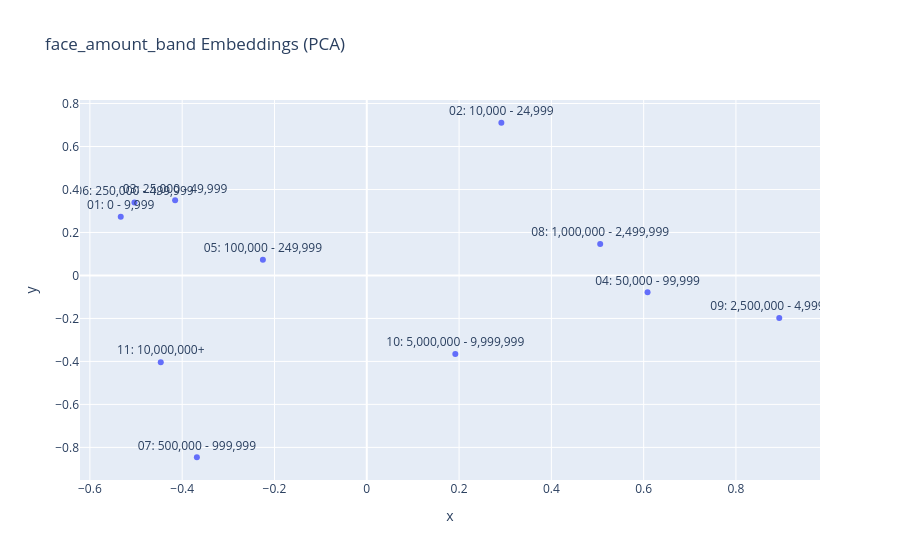

This figure's notebook cell:
### Code cell
model.embedding_plot_2d("face_amount_band", method="pca")

### Figure 1 — Plotly figure (JSON) as saved in the notebook; plotly's stock layout.template omitted (floating-point values rounded to 4 significant figures)
{"data": [{"hovertemplate": "x=%{x}<br>y=%{y}<br>category=%{text}<extra></extra>", "legendgroup": "", "marker": {"color": "#636efa", "symbol": "circle"}, "mode": "markers+text", "name": "", "orientation": "v", "showlegend": false, "text": ["01: 0 - 9,999", "02: 10,000 - 24,999", "03: 25,000 - 49,999", "04: 50,000 - 99,999", "05: 100,000 - 249,999", "06: 250,000 - 499,999", "07: 500,000 - 999,999", "08: 1,000,000 - 2,499,999", "09: 2,500,000 - 4,999,999", "10: 5,000,000 - 9,999,999", "11: 10,000,000+"], "textposition": "top center", "type": "scatter", "x": [-0.5331, 0.2917, -0.4153, 0.6085, -0.2251, -0.5035, -0.3682, 0.5058, 0.8938, 0.1919, -0.4464], "xaxis": "x", "y": [0.2726, 0.7105, 0.3497, -0.07817, 0.07262, 0.3396, -0.8459, 0.1467, -0.1983, -0.3659, -0.4034], "yaxis": "y"}], "layout": {"legend": {"tracegroupgap": 0}, "title": {"text": "face_amount_band Embeddings (PCA)"}, "xaxis": {"anchor": "y", "domain": [0, 1], "title": {"text": "x"}}, "yaxis": {"anchor": "x", "domain": [0, 1], "title": {"text": "y"}}}}
